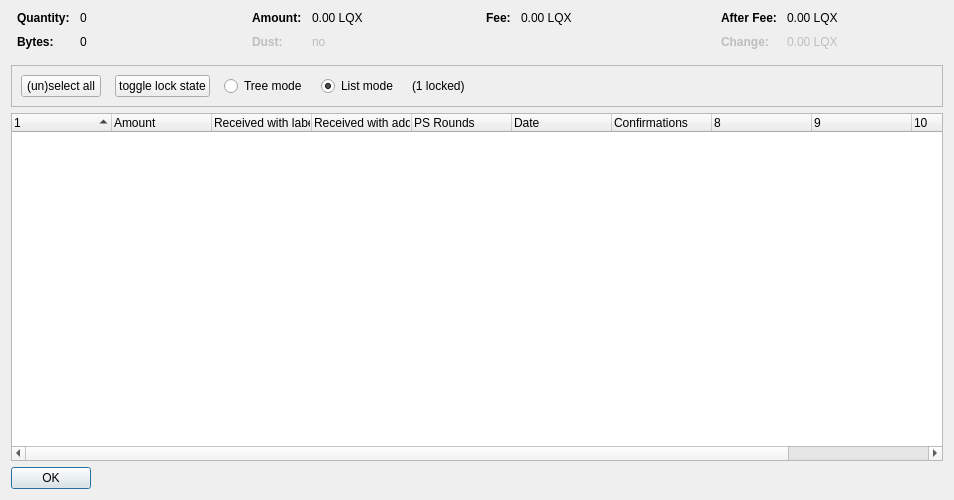
<?xml version="1.0" encoding="UTF-8"?>
<ui version="4.0">
 <class>CoinControlDialog</class>
 <widget class="QDialog" name="CoinControlDialog">
  <property name="geometry">
   <rect>
    <x>0</x>
    <y>0</y>
    <width>954</width>
    <height>500</height>
   </rect>
  </property>
  <property name="windowTitle">
   <string>Coin Selection</string>
  </property>
  <layout class="QVBoxLayout" name="verticalLayout">
   <item>
    <layout class="QHBoxLayout" name="horizontalLayoutTop" stretch="0,0,0,0">
     <property name="topMargin">
      <number>0</number>
     </property>
     <property name="bottomMargin">
      <number>10</number>
     </property>
     <item>
      <layout class="QFormLayout" name="formLayoutCoinControl1">
       <property name="horizontalSpacing">
        <number>10</number>
       </property>
       <property name="verticalSpacing">
        <number>10</number>
       </property>
       <property name="leftMargin">
        <number>6</number>
       </property>
       <property name="rightMargin">
        <number>6</number>
       </property>
       <item row="0" column="0">
        <widget class="QLabel" name="labelCoinControlQuantityText">
         <property name="font">
          <font>
           <weight>75</weight>
           <bold>true</bold>
          </font>
         </property>
         <property name="text">
          <string>Quantity:</string>
         </property>
        </widget>
       </item>
       <item row="0" column="1">
        <widget class="QLabel" name="labelCoinControlQuantity">
         <property name="cursor">
          <cursorShape>IBeamCursor</cursorShape>
         </property>
         <property name="contextMenuPolicy">
          <enum>Qt::ActionsContextMenu</enum>
         </property>
         <property name="text">
          <string notr="true">0</string>
         </property>
         <property name="textInteractionFlags">
          <set>Qt::LinksAccessibleByMouse|Qt::TextSelectableByKeyboard|Qt::TextSelectableByMouse</set>
         </property>
        </widget>
       </item>
       <item row="1" column="0">
        <widget class="QLabel" name="labelCoinControlBytesText">
         <property name="font">
          <font>
           <weight>75</weight>
           <bold>true</bold>
          </font>
         </property>
         <property name="text">
          <string>Bytes:</string>
         </property>
        </widget>
       </item>
       <item row="1" column="1">
        <widget class="QLabel" name="labelCoinControlBytes">
         <property name="cursor">
          <cursorShape>IBeamCursor</cursorShape>
         </property>
         <property name="contextMenuPolicy">
          <enum>Qt::ActionsContextMenu</enum>
         </property>
         <property name="text">
          <string notr="true">0</string>
         </property>
         <property name="textInteractionFlags">
          <set>Qt::LinksAccessibleByMouse|Qt::TextSelectableByKeyboard|Qt::TextSelectableByMouse</set>
         </property>
        </widget>
       </item>
      </layout>
     </item>
     <item>
      <layout class="QFormLayout" name="formLayoutCoinControl2">
       <property name="horizontalSpacing">
        <number>10</number>
       </property>
       <property name="verticalSpacing">
        <number>10</number>
       </property>
       <property name="leftMargin">
        <number>6</number>
       </property>
       <property name="rightMargin">
        <number>6</number>
       </property>
       <item row="0" column="0">
        <widget class="QLabel" name="labelCoinControlAmountText">
         <property name="font">
          <font>
           <weight>75</weight>
           <bold>true</bold>
          </font>
         </property>
         <property name="text">
          <string>Amount:</string>
         </property>
        </widget>
       </item>
       <item row="0" column="1">
        <widget class="QLabel" name="labelCoinControlAmount">
         <property name="cursor">
          <cursorShape>IBeamCursor</cursorShape>
         </property>
         <property name="contextMenuPolicy">
          <enum>Qt::ActionsContextMenu</enum>
         </property>
         <property name="text">
          <string notr="true">0.00 LQX</string>
         </property>
         <property name="textInteractionFlags">
          <set>Qt::LinksAccessibleByMouse|Qt::TextSelectableByKeyboard|Qt::TextSelectableByMouse</set>
         </property>
        </widget>
       </item>
       <item row="1" column="0">
        <widget class="QLabel" name="labelCoinControlLowOutputText">
         <property name="enabled">
          <bool>false</bool>
         </property>
         <property name="font">
          <font>
           <weight>75</weight>
           <bold>true</bold>
          </font>
         </property>
         <property name="text">
          <string>Dust:</string>
         </property>
        </widget>
       </item>
       <item row="1" column="1">
        <widget class="QLabel" name="labelCoinControlLowOutput">
         <property name="enabled">
          <bool>false</bool>
         </property>
         <property name="cursor">
          <cursorShape>IBeamCursor</cursorShape>
         </property>
         <property name="contextMenuPolicy">
          <enum>Qt::ActionsContextMenu</enum>
         </property>
         <property name="text">
          <string notr="true">no</string>
         </property>
         <property name="textInteractionFlags">
          <set>Qt::LinksAccessibleByMouse|Qt::TextSelectableByKeyboard|Qt::TextSelectableByMouse</set>
         </property>
        </widget>
       </item>
      </layout>
     </item>
     <item>
      <layout class="QFormLayout" name="formLayoutCoinControl3">
       <property name="horizontalSpacing">
        <number>10</number>
       </property>
       <property name="verticalSpacing">
        <number>10</number>
       </property>
       <property name="leftMargin">
        <number>6</number>
       </property>
       <property name="rightMargin">
        <number>6</number>
       </property>
       <item row="0" column="0">
        <widget class="QLabel" name="labelCoinControlFeeText">
         <property name="font">
          <font>
           <weight>75</weight>
           <bold>true</bold>
          </font>
         </property>
         <property name="text">
          <string>Fee:</string>
         </property>
        </widget>
       </item>
       <item row="0" column="1">
        <widget class="QLabel" name="labelCoinControlFee">
         <property name="cursor">
          <cursorShape>IBeamCursor</cursorShape>
         </property>
         <property name="contextMenuPolicy">
          <enum>Qt::ActionsContextMenu</enum>
         </property>
         <property name="text">
          <string notr="true">0.00 LQX</string>
         </property>
         <property name="textInteractionFlags">
          <set>Qt::LinksAccessibleByMouse|Qt::TextSelectableByKeyboard|Qt::TextSelectableByMouse</set>
         </property>
        </widget>
       </item>
      </layout>
     </item>
     <item>
      <layout class="QFormLayout" name="formLayoutCoinControl4">
       <property name="horizontalSpacing">
        <number>10</number>
       </property>
       <property name="verticalSpacing">
        <number>10</number>
       </property>
       <property name="leftMargin">
        <number>6</number>
       </property>
       <property name="rightMargin">
        <number>6</number>
       </property>
       <item row="0" column="0">
        <widget class="QLabel" name="labelCoinControlAfterFeeText">
         <property name="font">
          <font>
           <weight>75</weight>
           <bold>true</bold>
          </font>
         </property>
         <property name="text">
          <string>After Fee:</string>
         </property>
        </widget>
       </item>
       <item row="0" column="1">
        <widget class="QLabel" name="labelCoinControlAfterFee">
         <property name="cursor">
          <cursorShape>IBeamCursor</cursorShape>
         </property>
         <property name="contextMenuPolicy">
          <enum>Qt::ActionsContextMenu</enum>
         </property>
         <property name="text">
          <string notr="true">0.00 LQX</string>
         </property>
         <property name="textInteractionFlags">
          <set>Qt::LinksAccessibleByMouse|Qt::TextSelectableByKeyboard|Qt::TextSelectableByMouse</set>
         </property>
        </widget>
       </item>
       <item row="1" column="0">
        <widget class="QLabel" name="labelCoinControlChangeText">
         <property name="enabled">
          <bool>false</bool>
         </property>
         <property name="font">
          <font>
           <weight>75</weight>
           <bold>true</bold>
          </font>
         </property>
         <property name="text">
          <string>Change:</string>
         </property>
        </widget>
       </item>
       <item row="1" column="1">
        <widget class="QLabel" name="labelCoinControlChange">
         <property name="enabled">
          <bool>false</bool>
         </property>
         <property name="cursor">
          <cursorShape>IBeamCursor</cursorShape>
         </property>
         <property name="contextMenuPolicy">
          <enum>Qt::ActionsContextMenu</enum>
         </property>
         <property name="text">
          <string notr="true">0.00 LQX</string>
         </property>
         <property name="textInteractionFlags">
          <set>Qt::LinksAccessibleByMouse|Qt::TextSelectableByKeyboard|Qt::TextSelectableByMouse</set>
         </property>
        </widget>
       </item>
      </layout>
     </item>
    </layout>
   </item>
   <item>
    <widget class="QFrame" name="frame">
     <property name="minimumSize">
      <size>
       <width>0</width>
       <height>40</height>
      </size>
     </property>
     <property name="frameShape">
      <enum>QFrame::StyledPanel</enum>
     </property>
     <property name="frameShadow">
      <enum>QFrame::Sunken</enum>
     </property>
     <layout class="QHBoxLayout" name="horizontalLayout">
      <item>
       <layout class="QHBoxLayout" name="horizontalLayoutPanel" stretch="0,0,0,0,0,0">
        <property name="spacing">
         <number>14</number>
        </property>
        <item>
         <widget class="QPushButton" name="pushButtonSelectAll">
          <property name="sizePolicy">
           <sizepolicy hsizetype="Maximum" vsizetype="Fixed">
            <horstretch>0</horstretch>
            <verstretch>0</verstretch>
           </sizepolicy>
          </property>
          <property name="text">
           <string>(un)select all</string>
          </property>
          <property name="autoDefault">
           <bool>false</bool>
          </property>
         </widget>
        </item>
        <item>
         <widget class="QPushButton" name="pushButtonToggleLock">
          <property name="sizePolicy">
           <sizepolicy hsizetype="Maximum" vsizetype="Fixed">
            <horstretch>0</horstretch>
            <verstretch>0</verstretch>
           </sizepolicy>
          </property>
          <property name="text">
           <string>toggle lock state</string>
          </property>
          <property name="autoDefault">
           <bool>false</bool>
          </property>
         </widget>
        </item>
        <item>
         <widget class="QRadioButton" name="radioTreeMode">
          <property name="sizePolicy">
           <sizepolicy hsizetype="Maximum" vsizetype="Fixed">
            <horstretch>0</horstretch>
            <verstretch>0</verstretch>
           </sizepolicy>
          </property>
          <property name="text">
           <string>Tree mode</string>
          </property>
         </widget>
        </item>
        <item>
         <widget class="QRadioButton" name="radioListMode">
          <property name="sizePolicy">
           <sizepolicy hsizetype="Maximum" vsizetype="Fixed">
            <horstretch>0</horstretch>
            <verstretch>0</verstretch>
           </sizepolicy>
          </property>
          <property name="text">
           <string>List mode</string>
          </property>
          <property name="checked">
           <bool>true</bool>
          </property>
         </widget>
        </item>
        <item>
         <widget class="QLabel" name="labelLocked">
          <property name="text">
           <string>(1 locked)</string>
          </property>
         </widget>
        </item>
        <item>
         <spacer name="horizontalSpacer">
          <property name="orientation">
           <enum>Qt::Horizontal</enum>
          </property>
          <property name="sizeHint" stdset="0">
           <size>
            <width>40</width>
            <height>20</height>
           </size>
          </property>
         </spacer>
        </item>
       </layout>
      </item>
     </layout>
    </widget>
   </item>
   <item>
    <widget class="CoinControlTreeWidget" name="treeWidget">
     <property name="contextMenuPolicy">
      <enum>Qt::CustomContextMenu</enum>
     </property>
     <property name="sortingEnabled">
      <bool>false</bool>
     </property>
     <property name="columnCount">
      <number>11</number>
     </property>
     <attribute name="headerShowSortIndicator" stdset="0">
      <bool>true</bool>
     </attribute>
     <attribute name="headerStretchLastSection">
      <bool>false</bool>
     </attribute>
     <column>
      <property name="text">
       <string/>
      </property>
     </column>
     <column>
      <property name="text">
       <string>Amount</string>
      </property>
     </column>
     <column>
      <property name="text">
       <string>Received with label</string>
      </property>
     </column>
     <column>
      <property name="text">
       <string>Received with address</string>
      </property>
     </column>
     <column>
      <property name="text">
       <string>PS Rounds</string>
      </property>
     </column>
     <column>
      <property name="text">
       <string>Date</string>
      </property>
     </column>
     <column>
      <property name="text">
       <string>Confirmations</string>
      </property>
      <property name="toolTip">
       <string>Confirmed</string>
      </property>
     </column>
     <column>
      <property name="text">
       <string/>
      </property>
     </column>
     <column>
      <property name="text">
       <string/>
      </property>
     </column>
     <column>
      <property name="text">
       <string/>
      </property>
     </column>
     <column>
      <property name="text">
       <string/>
      </property>
     </column>
    </widget>
   </item>
   <item>
    <widget class="QDialogButtonBox" name="buttonBox">
     <property name="sizePolicy">
      <sizepolicy hsizetype="Maximum" vsizetype="Fixed">
       <horstretch>0</horstretch>
       <verstretch>0</verstretch>
      </sizepolicy>
     </property>
     <property name="orientation">
      <enum>Qt::Horizontal</enum>
     </property>
     <property name="standardButtons">
      <set>QDialogButtonBox::Ok</set>
     </property>
    </widget>
   </item>
  </layout>
 </widget>
 <customwidgets>
  <customwidget>
   <class>CoinControlTreeWidget</class>
   <extends>QTreeWidget</extends>
   <header>coincontroltreewidget.h</header>
  </customwidget>
 </customwidgets>
 <resources/>
 <connections/>
</ui>
